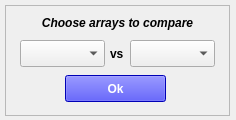
<?xml version="1.0" encoding="UTF-8"?>
<ui version="4.0">
 <class>MainWindow</class>
 <widget class="QMainWindow" name="MainWindow">
  <property name="geometry">
   <rect>
    <x>0</x>
    <y>0</y>
    <width>236</width>
    <height>120</height>
   </rect>
  </property>
  <property name="windowTitle">
   <string>Responsibility</string>
  </property>
  <property name="windowIcon">
   <iconset>
    <normaloff>../resources/resp_dark.jpg</normaloff>../resources/resp_dark.jpg</iconset>
  </property>
  <widget class="QWidget" name="centralwidget">
   <widget class="QFrame" name="frame_2">
    <property name="geometry">
     <rect>
      <x>5</x>
      <y>5</y>
      <width>225</width>
      <height>111</height>
     </rect>
    </property>
    <property name="frameShape">
     <enum>QFrame::StyledPanel</enum>
    </property>
    <property name="frameShadow">
     <enum>QFrame::Raised</enum>
    </property>
    <widget class="QLabel" name="label_3">
     <property name="geometry">
      <rect>
       <x>17</x>
       <y>7</y>
       <width>191</width>
       <height>21</height>
      </rect>
     </property>
     <property name="font">
      <font>
       <weight>75</weight>
       <italic>true</italic>
       <bold>true</bold>
      </font>
     </property>
     <property name="text">
      <string>Choose arrays to compare</string>
     </property>
     <property name="alignment">
      <set>Qt::AlignCenter</set>
     </property>
     <property name="wordWrap">
      <bool>true</bool>
     </property>
    </widget>
    <widget class="QLabel" name="label_2">
     <property name="geometry">
      <rect>
       <x>105</x>
       <y>40</y>
       <width>16</width>
       <height>17</height>
      </rect>
     </property>
     <property name="font">
      <font>
       <weight>75</weight>
       <bold>true</bold>
      </font>
     </property>
     <property name="text">
      <string>vs</string>
     </property>
    </widget>
    <widget class="QPushButton" name="okRespo">
     <property name="geometry">
      <rect>
       <x>60</x>
       <y>70</y>
       <width>101</width>
       <height>27</height>
      </rect>
     </property>
     <property name="font">
      <font>
       <weight>75</weight>
       <bold>true</bold>
      </font>
     </property>
     <property name="styleSheet">
      <string notr="true">QWidget {
	color: white;
	background-color: blue
}</string>
     </property>
     <property name="text">
      <string>Ok</string>
     </property>
     <property name="checkable">
      <bool>true</bool>
     </property>
    </widget>
    <widget class="QComboBox" name="array1Box">
     <property name="geometry">
      <rect>
       <x>15</x>
       <y>35</y>
       <width>85</width>
       <height>27</height>
      </rect>
     </property>
    </widget>
    <widget class="QComboBox" name="array2Box">
     <property name="geometry">
      <rect>
       <x>125</x>
       <y>35</y>
       <width>85</width>
       <height>27</height>
      </rect>
     </property>
    </widget>
   </widget>
  </widget>
 </widget>
 <resources/>
 <connections/>
</ui>
